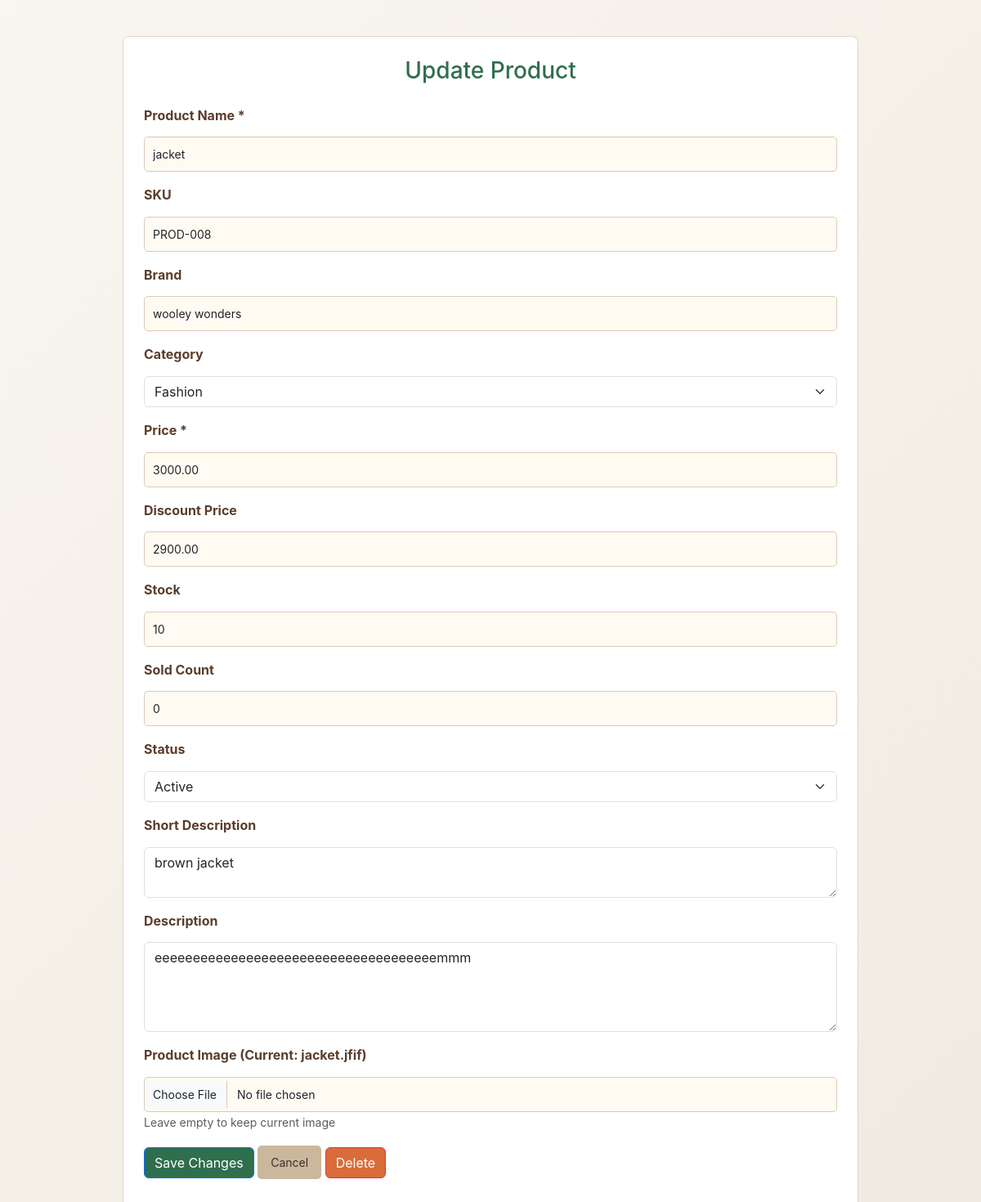
The page /admin/update_product.php?id=2 on the database its author committed.
### tables this page shows
CREATE TABLE `products` (
  `id` int(11) NOT NULL,
  `product_name` varchar(150) NOT NULL,
  `sku` varchar(50) NOT NULL,
  `brand` varchar(100) DEFAULT NULL,
  `category` varchar(50) DEFAULT NULL,
  `product_price` decimal(10,2) NOT NULL,
  `discount_price` decimal(10,2) DEFAULT NULL,
  `stock` int(11) DEFAULT 0,
  `sold_count` int(11) DEFAULT 0,
  `status` enum('active','inactive','draft') DEFAULT 'active',
  `image` varchar(255) DEFAULT NULL,
  `short_description` varchar(255) DEFAULT NULL,
  `description` text DEFAULT NULL,
  `created_at` timestamp NOT NULL DEFAULT current_timestamp()
);

### admin/update_product.php (the view, shortened to what this page needs)
<?php
$conn = mysqli_connect("localhost", "root", "", "cartify");
$id = intval($_GET['id']);
$stmt = mysqli_prepare($conn, "SELECT * FROM products WHERE id = ?");
mysqli_stmt_bind_param($stmt, "i", $id);
mysqli_stmt_execute($stmt);
$result = mysqli_stmt_get_result($stmt);
$product = mysqli_fetch_assoc($result);
function safe_output($value) {
    return htmlspecialchars($value ?? '', ENT_QUOTES, 'UTF-8');
}
?>
<!DOCTYPE html>
<html>
<head>
    <link href="https://cdn.jsdelivr.net/npm/bootstrap@5.3.0/dist/css/bootstrap.min.css" rel="stylesheet">
    <link rel="stylesheet" href="update_products_style.css">
<link rel="stylesheet" href="https://cdnjs.cloudflare.com/ajax/libs/font-awesome/6.4.0/css/all.min.css">
</head>
<body class="bg-light">
<div class="container mt-4">
    <h3>Update Product</h3>
   <form action="update_product_action.php" method="POST" enctype="multipart/form-data">
        <div class="mb-3">
            <label class="form-label">Product Name *</label>
            <input type="text" name="product_name" class="form-control"
                   value="<?= safe_output($product['product_name']) ?>" required>
        </div>
        <div class="mb-3">
            <label class="form-label">SKU</label>
            <input type="text" name="sku" class="form-control"
                   value="<?= safe_output($product['sku']) ?>">
        </div>
        <div class="mb-3">
            <label class="form-label">Brand</label>
            <input type="text" name="brand" class="form-control"
                   value="<?= safe_output($product['brand']) ?>">
        </div>
        <div class="mb-3">
            <label class="form-label">Category</label>
            <select name="category" class="form-select">
                <option value="fashion" <?= ($product['category'] ?? '') == 'fashion' ? 'selected' : '' ?>>Fashion</option>
            </select>
        </div>
        <div class="mb-3">
            <label class="form-label">Price *</label>
            <input type="number" step="0.01" min="0" name="product_price" class="form-control"
                   value="<?= safe_output($product['product_price']) ?>" required>
        </div>
        <div class="mb-3">
            <label class="form-label">Discount Price</label>
            <input type="number" step="0.01" min="0" name="discount_price" class="form-control"
                   value="<?= safe_output($product['discount_price']) ?>">
        </div>
        <div class="mb-3">
            <label class="form-label">Stock</label>
            <input type="number" min="0" name="stock" class="form-control"
                   value="<?= safe_output($product['stock']) ?>">
        </div>
        <div class="mb-3">
            <label class="form-label">Sold Count</label>
            <input type="number" min="0" name="sold_count" class="form-control"
                   value="<?= safe_output($product['sold_count']) ?>">
        </div>
        <div class="mb-3">
            <label class="form-label">Status</label>
            <select name="status" class="form-select">
                <option value="active" <?= ($product['status'] ?? '') == 'active' ? 'selected' : '' ?>>Active</option>
            </select>
        </div>
        <div class="mb-3">
            <label class="form-label">Short Description</label>
            <textarea name="short_description" class="form-control" rows="2"><?= safe_output($product['short_description']) ?></textarea>
        </div>
        <div class="mb-3">
            <label class="form-label">Description</label>
            <textarea name="description" class="form-control" rows="4"><?= safe_output($product['description']) ?></textarea>
        </div>
        <div class="mb-3">
            <label class="form-label">Product Image (Current: <?= safe_output($product['image'] ?? 'No image') ?>)</label>
            <input type="file" name="product_image" class="form-control" accept="image/*">
            <small class="text-muted">Leave empty to keep current image</small>
        </div>
        <div class="mb-3">
            <button type="submit" class="btn btn-primary">Save Changes</button>
            <a href="update_products.html" class="btn btn-secondary">Cancel</a>
            <button type="button" class="btn btn-danger" onclick="if(confirm('Delete this product?')) window.location='delete_product.php?id=<?= $id ?>'">Delete</button>
        </div>
    </form>
</div>
</body>
</html>

### admin/update_products_style.css (style rules this page uses)
body { margin: 0; padding: 0; font-family: Arial, sans-serif; background-color: #f5f1ea; color: #3b2f2f; }
.container { max-width: 900px; background-color: #ffffff; padding: 25px; margin: 30px auto; border-radius: 8px; border: 1px solid #e0d6c8; }
h3 { text-align: center; color: #2f6f4e; margin-bottom: 25px; }
.form-label { font-weight: bold; color: #5a3e2b; }
input[type="text"], input[type="number"], input[type="file"], select, textarea { width: 100%; padding: 10px; border: 1px solid #d8cbb8; border-radius: 5px; margin-top: 5px; background-color: #fffaf2; font-size: 14px; }
textarea { resize: vertical; }
button, a.btn { padding: 10px 16px; border-radius: 5px; text-decoration: none; border: none; cursor: pointer; font-size: 14px; }
.btn-primary { background-color: #2f6f4e; color: white; }
.btn-secondary { background-color: #cbb79b; color: #3b2f2f; }
.btn-danger { background-color: #d96c3a; color: white; }
small { color: #7a6652; }
.mb-3 { margin-bottom: 18px; }
* { margin: 0; padding: 0; box-sizing: border-box; font-family: 'Inter', 'Segoe UI', sans-serif; }
body { background: linear-gradient(135deg, #f9f5f0 0%, #f0ebe0 100%); color: #5d4037; min-height: 100vh; padding: 20px; line-height: 1.6; }

### rows shown on the page
products: product_name "jacket", sku "PROD-008", brand "wooley wonders", category "Fashion", product_price "3000.00", discount_price "2900.00", stock "10", sold_count "0", status "Active", short_description "brown jacket", description "eeeeeeeeeeeeeeeeeeeeeeeeeeeeeeeeeeeeemmm", image "jacket.jfif"
